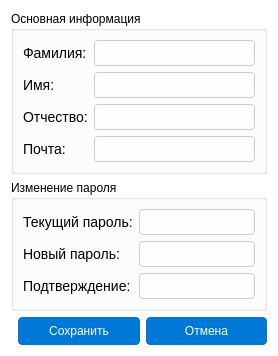
<?xml version="1.0" encoding="UTF-8"?>
<ui version="4.0">
 <class>UserProfileEditDialog</class>
 <widget class="QDialog" name="UserProfileEditDialog">
  <property name="windowTitle">
   <string>Редактирование профиля</string>
  </property>
  <property name="styleSheet">
   <string notr="true">
    QDialog {
        background-color: #ffffff;
        font-family: 'Segoe UI', sans-serif;
        color: #222;
    }

    QLabel {
        font-size: 14px;
    }

    QLineEdit, QLineEdit:focus {
        border: 1px solid #ccc;
        border-radius: 4px;
        padding: 4px;
        background-color: #fdfdfd;
    }

    QPushButton {
        padding: 6px 12px;
        border: 1px solid #0078D7;
        background-color: #0078D7;
        color: white;
        border-radius: 4px;
    }

    QPushButton:hover {
        background-color: #005A9E;
    }
   </string>
  </property>
  <layout class="QVBoxLayout" name="verticalLayout">
   <item>
    <widget class="QGroupBox" name="groupBox">
     <property name="title">
      <string>Основная информация</string>
     </property>
     <layout class="QFormLayout" name="formLayout1">
      <item row="0" column="0">
       <widget class="QLabel" name="labelLastName">
        <property name="text">
         <string>Фамилия:</string>
        </property>
       </widget>
      </item>
      <item row="0" column="1">
       <widget class="QLineEdit" name="lastNameEdit"/>
      </item>
      <item row="1" column="0">
       <widget class="QLabel" name="labelFirstName">
        <property name="text">
         <string>Имя:</string>
        </property>
       </widget>
      </item>
      <item row="1" column="1">
       <widget class="QLineEdit" name="firstNameEdit"/>
      </item>
      <item row="2" column="0">
       <widget class="QLabel" name="labelMiddleName">
        <property name="text">
         <string>Отчество:</string>
        </property>
       </widget>
      </item>
      <item row="2" column="1">
       <widget class="QLineEdit" name="middleNameEdit"/>
      </item>
      <item row="3" column="0">
       <widget class="QLabel" name="labelEmail">
        <property name="text">
         <string>Почта:</string>
        </property>
       </widget>
      </item>
      <item row="3" column="1">
       <widget class="QLineEdit" name="emailEdit"/>
      </item>
     </layout>
    </widget>
   </item>

   <item>
    <widget class="QGroupBox" name="groupBox_2">
     <property name="title">
      <string>Изменение пароля</string>
     </property>
     <layout class="QFormLayout" name="formLayout2">
      <item row="0" column="0">
       <widget class="QLabel" name="labelCurrentPassword">
        <property name="text">
         <string>Текущий пароль:</string>
        </property>
       </widget>
      </item>
      <item row="0" column="1">
       <widget class="QLineEdit" name="currentPasswordEdit">
        <property name="echoMode">
         <enum>QLineEdit::Password</enum>
        </property>
       </widget>
      </item>
      <item row="1" column="0">
       <widget class="QLabel" name="labelNewPassword">
        <property name="text">
         <string>Новый пароль:</string>
        </property>
       </widget>
      </item>
      <item row="1" column="1">
       <widget class="QLineEdit" name="newPasswordEdit">
        <property name="echoMode">
         <enum>QLineEdit::Password</enum>
        </property>
       </widget>
      </item>
      <item row="2" column="0">
       <widget class="QLabel" name="labelConfirmPassword">
        <property name="text">
         <string>Подтверждение:</string>
        </property>
       </widget>
      </item>
      <item row="2" column="1">
       <widget class="QLineEdit" name="confirmPasswordEdit">
        <property name="echoMode">
         <enum>QLineEdit::Password</enum>
        </property>
       </widget>
      </item>
     </layout>
    </widget>
   </item>

   <item>
    <layout class="QHBoxLayout" name="buttonLayout">
     <item>
      <spacer name="horizontalSpacer">
       <property name="orientation">
        <enum>Qt::Horizontal</enum>
       </property>
       <property name="sizeType">
        <enum>QSizePolicy::Expanding</enum>
       </property>
      </spacer>
     </item>
     <item>
      <widget class="QPushButton" name="saveButton">
       <property name="text">
        <string>Сохранить</string>
       </property>
      </widget>
     </item>
     <item>
      <widget class="QPushButton" name="cancelButton">
       <property name="text">
        <string>Отмена</string>
       </property>
      </widget>
     </item>
    </layout>
   </item>
  </layout>
 </widget>
 <resources/>
 <connections/>
</ui>
